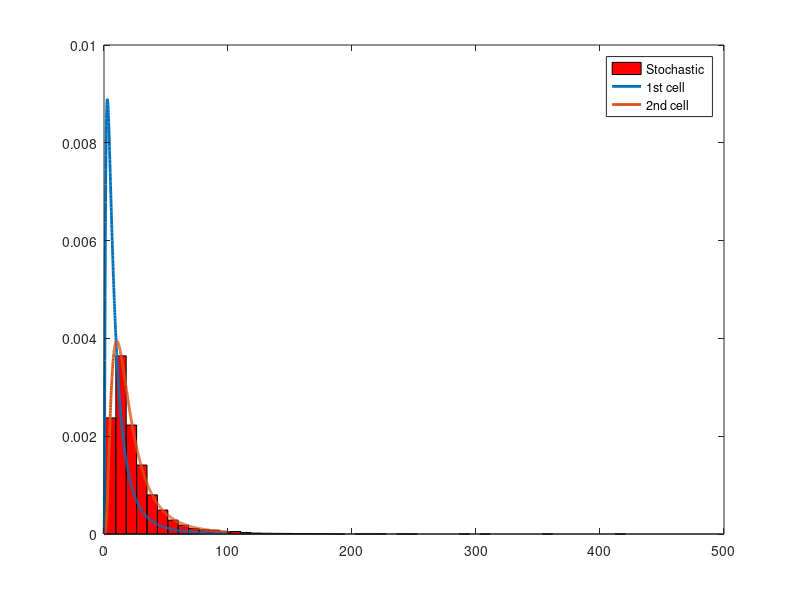

Write the MATLAB code that produced this figure.
function test_lognormal_multi()

    % Time params
    t_end = 100;
    dt = 0.1;
    t = 0:dt:t_end;

    % Geometry
    num_cells = 2;
    
    % Volume of water through
    flux_rate = 1;
    
    % Statistical params
    mu = 2;
    sigma = 1;
    
    mu = repmat(mu, [num_cells 1]);
    sigma = repmat(sigma, [num_cells 1]);
    
    % Initialize output
    out = zeros(num_cells, numel(t));
    
    % Modeling
    out(1, :) = flux_rate * dt * log_normal_pdf(t, mu(1), sigma(1), dt);
    for t_idx = 1:numel(t)
        for cell_idx = 2:num_cells
            out(cell_idx, t_idx:end) = out(cell_idx, t_idx:end) + out(cell_idx - 1, t_idx) * dt * ...
                log_normal_pdf(t(t_idx:end) - t(t_idx), mu(cell_idx), sigma(cell_idx), dt);
        end
    end

    % Stochastic
    n_sim = 1e+4;
    out_st = zeros(num_cells, n_sim);
    out_st_mean = zeros(num_cells, 1);
    out_st_var = zeros(num_cells, 1);
    
    rng_seed = 1;
    try
        rng(rng_seed);
    catch dummy
        rand('seed', rng_seed);
    end
    
    out_st(1, :) = lognrnd(mu(1), sigma(1), 1, n_sim);
    out_st_mean(1) = mean(out_st(1, :));
    out_st_var(1) = var(out_st(1, :));
    for cell_idx = 2:num_cells
        tmp = lognrnd(mu(cell_idx), sigma(cell_idx), 1, n_sim);
        out_st(cell_idx, :) = out_st(cell_idx - 1, :) + tmp;
        out_st_mean(cell_idx) = mean(out_st(cell_idx, :));
        out_st_var(cell_idx) = var(out_st(cell_idx, :));
    end
    
    %% Plotting
    num_hist_bars = 50;
    [n, xout] = hist(out_st(num_cells, :), num_hist_bars);
    factor = n_sim * (xout(2) - xout(1)) / (flux_rate * dt);
    bar(xout, n / factor, 1, 'r');
    
    hold on;
    plot(t, out, 'LineWidth', 2);
    legend('Stochastic', '1st cell', '2nd cell');    
    hold off;
    
%     [cumsum(out_st_var), var(out_st')']
%     [cumsum(out_st_mean), mean(out_st')']
    
    return

    function res = log_normal_pdf(t_in, mu_in, sigma_in, dt)
        t_in = repmat(t_in, [numel(mu_in), 1]);
        mu_in = repmat(mu_in, [1, size(t_in, 2)]);
        sigma_in = repmat(sigma_in, [1, size(t_in, 2)]);
        res = exp(-(log(t_in) - mu_in).^2 ./ (2 .* sigma_in .* sigma_in)) ./ (sqrt(2 * pi) .* sigma_in .* t_in);
        sigma_is_inf = isinf(sigma_in(:, 1));
        res(~sigma_is_inf, 1) = 0;
        res(sigma_is_inf, 1) = 1 / dt;
    end
end